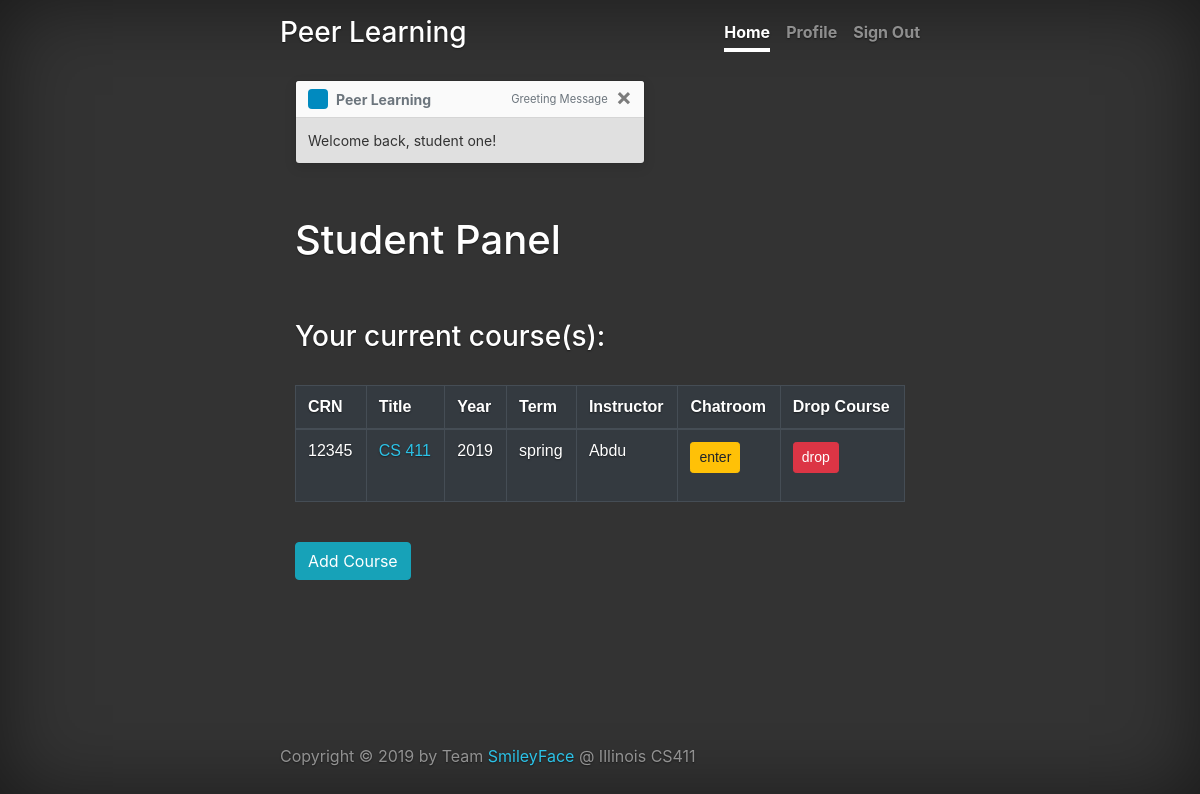
The app's page /dashboard/student/courses (signed in), older data.
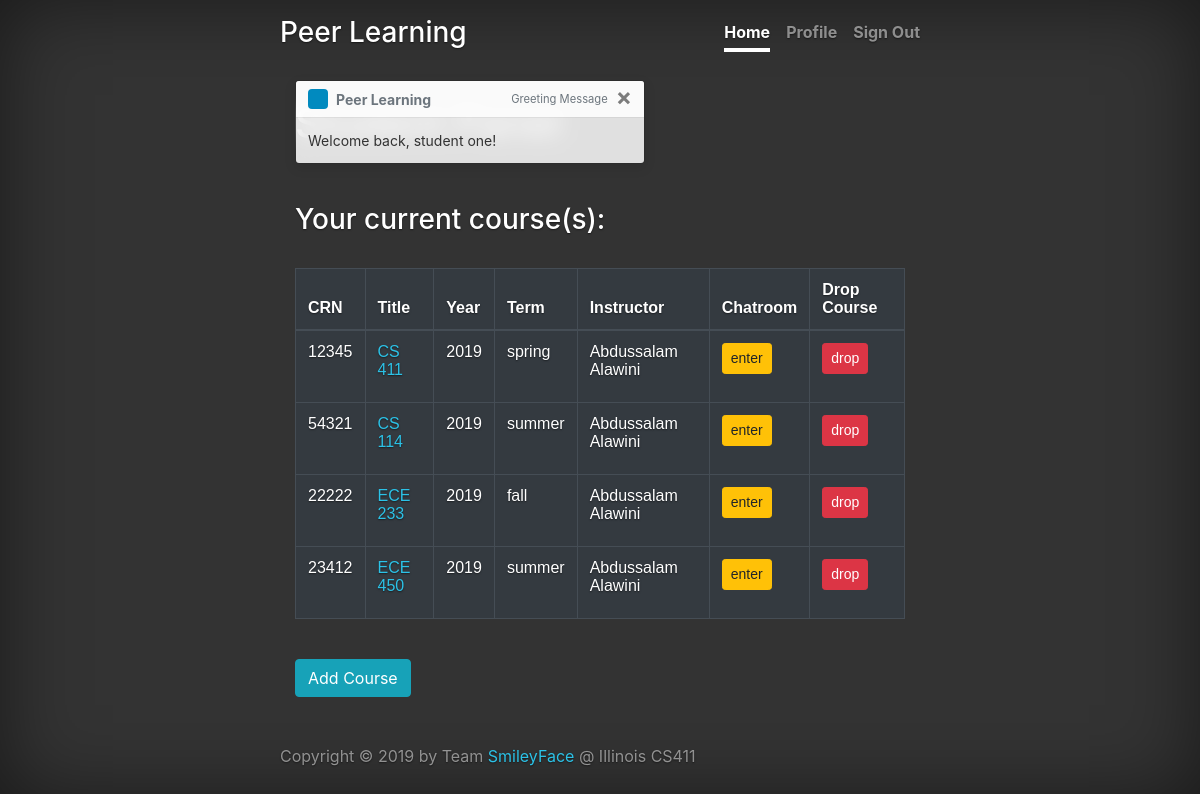
The same page, newer data.
### application/models.py (models this page shows)
class Course(db.Model):
    CRN = db.Column(db.String(120), primary_key=True)
    title = db.Column(db.String(80), nullable=False)
    year = db.Column(db.Integer, nullable=False)
    term = db.Column(db.String(10), nullable=False)
    instructor = db.Column(db.String(120), db.ForeignKey('user.email'))
    active_question = db.Column(db.Integer,
                                nullable=True)  # supposed to be a foreign key, but will cause circular dependency
    def __init__(self, CRN, title, year, term, instructor):
        self.CRN = CRN
        self.year = year
        self.title = title
        self.term = term
        self.instructor = instructor
        self.active_question = None

### application.py (the view)
@application.route('/dashboard/student/courses', methods=['GET'])
def student_dashboard():
    if request.method == 'GET':
        try:
            fetched_courses = db.session.execute(
                'SELECT c.CRN, c.title, c.year, c.term, i.name FROM course AS c, Take AS t, user as i '
                'WHERE t.student="%s" AND c.CRN=t.CRN AND c.instructor=i.email' % flask_login.current_user.email).fetchall()
            if fetched_courses is None:
                db.session.close()
                return redirect("student_dashboard")
            else:
                courses = []
                for fetched_course in fetched_courses:
                    curr_course = Course(CRN=fetched_course.CRN, title=fetched_course.title, year=fetched_course.year,
                                         term=fetched_course.term, instructor=fetched_course.name)
                    courses.append(curr_course)
                db.session.close()
            return render_template("student_registered_courses.html", current_user=flask_login.current_user,
                                   courses=courses)
        except Exception as e:
            db.session.rollback()
            return str(e)
    return render_template('student_dashboard.html', current_user=flask_login.current_user)

### application.py (called while the page is built)
@login_manager.user_loader
def user_loader(email):
    return User.query.get(email)

### templates/student_registered_courses.html (shortened to what this page needs)
{% extends "base.html" %} {% import 'macros.html' as macros %}
{% set nav_tabs = [("Home", "/dashboard/student/courses"), ("Profile", "/dashboard/student/profile"), ("Sign Out", "/logout")] %}
{% set active_tab = "Home" %}
{% block content %}
<main role="main">
  <div class="container-fluid">
    <div aria-live="polite" aria-atomic="true">
      <div class="toast" style="position: absolute; top: 80; width: 200rem;" data-delay="3000">
        <div class="toast-header">
          <svg class="bd-placeholder-img rounded mr-2" width="20" height="20" xmlns="http://www.w3.org/2000/svg"
            preserveAspectRatio="xMidYMid slice" focusable="false" role="img">
            <rect fill="#018abf" width="100%" height="100%"></rect>
          </svg>
          <strong class="mr-auto">Peer Learning</strong>
          <small class="text-muted">Greeting Message</small>
          <button type="button" class="ml-2 mb-1 close" data-dismiss="toast" aria-label="Close">
            <span aria-hidden="true">&times;</span>
          </button>
        </div>
        <div class="toast-body">
          Welcome back, {{current_user.name}}!
        </div>
      </div>
    </div>
    <h1 class="cover-heading">Student Panel</h1>
    <br>
    <br>
    <h3>Your current course(s):</h3>
    <br>
    <table class="table table-hover table-dark">
      <thead>
        <tr>
          <th scope="col">CRN</th>
          <th scope="col">Title</th>
          <th scope="col">Year</th>
          <th scope="col">Term</th>
          <th scope="col">Instructor</th>
          <th scope="col">Chatroom</th>
          <th scope="col">Drop Course</th>
        </tr>
      </thead>
      <tbody>
        {% for c in courses %}
        <tr>
          <td>{{ c.CRN }}</td>
          <td><a href="/dashboard/student/course/{{c.CRN}}">{{ c.title }}</a></td>
          <td>{{ c.year }}</td>
          <td>{{ c.term }}</td>
          <td>{{ c.instructor }}</td>
          <td><button class="btn btn-warning btn-sm" onclick="window.open('/chatroom/{{c.CRN}}','_blank')">enter</button></td>
          <td>
              <form action="/dashboard/student/delete/{{c.CRN}}" method="post">
                  <button class="btn btn-danger btn-sm" name="forwardBtn" type="submit">drop</button>
              </form>
    			</td>
        </tr>
        {% endfor %}
      </tbody>
    </table>
    <br>
    <button class="btn btn-info" onclick="location.href = '/dashboard/student/add-course';">Add Course</button>
  </div>
</main>
{% endblock %}

Row changes from the older to the newer data that the page shows:
changed Course "CS 411": instructor "Abdu" → "Abdussalam Alawini"
added Course: CRN "54321", title "CS 114", year "2019", term "summer", instructor "Abdussalam Alawini"
added Course: CRN "22222", title "ECE 233", year "2019", term "fall", instructor "Abdussalam Alawini"
added Course: CRN "23412", title "ECE 450", year "2019", term "summer", instructor "Abdussalam Alawini"
